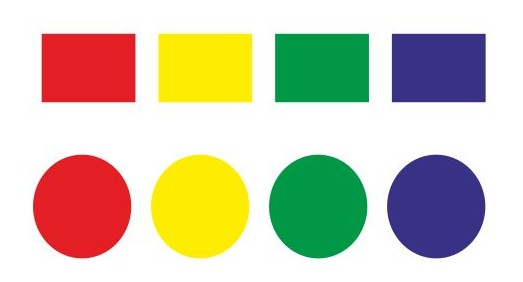
#> input picture clases/DeteccionDeFormas-SegmentacionImagenesPorColor/formas.jpg, 523 x 282 px
$ jupyter execute --allow-errors formasycolores.ipynb
#> lines starting #> are read from the running program, lines starting #| are printed output that depends on the picture; after the words box and inside, x2 and y2 are one past the last pixel; in counts of white or black regions, pixels touching at a corner belong together
[cell 1]
import cv2
import matplotlib.pyplot as plt

[cell 2]
img = cv2.imread("formas.jpg")
#> img is the input picture: shape (282, 523, 3); mean B, G, R 178.3, 200.6, 207.2
plt.imshow(img)

[cell 3]
img = cv2.cvtColor(img, cv2.COLOR_BGR2RGB)
plt.imshow(img)

[cell 4]
img_hsv = cv2.cvtColor(img, cv2.COLOR_RGB2HSV)
#> img_hsv: shape (282, 523, 3); mean H, S, V 54.3, 87.1, 229.5
plt.imshow(img_hsv)

[cell 5]
# Elegimos el umbral de verde en HSV
umbral_bajo = (70,100,100)
umbral_alto = (80,255,255)
# hacemos la mask y filtramos en la original
mask = cv2.inRange(img_hsv, umbral_bajo, umbral_alto)
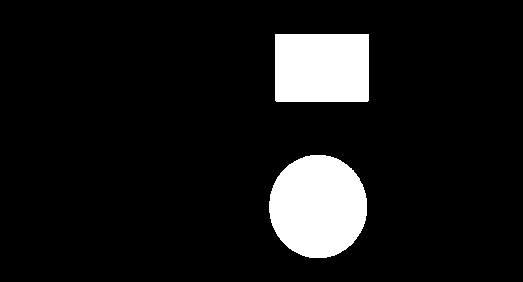
#> mask: shape (282, 523); 9.7% white; 2 white regions, box (x1, y1, x2, y2) and area: (269, 155, 367, 258) 7982, (275, 34, 369, 102) 6390

#plt.imshow(mask)
res = cv2.bitwise_and(img, img, mask=mask)
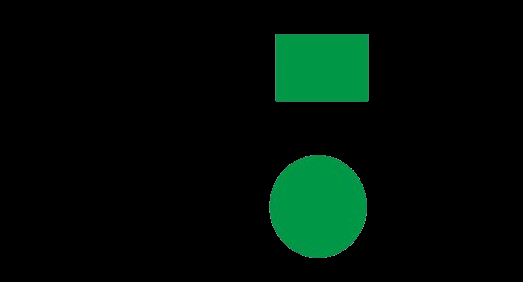
#> res: shape (282, 523, 3); mean R, G, B 0.3, 14.7, 7

[cell 6]
plt.subplot(1, 2, 1)
plt.imshow(mask, cmap="gray")
plt.subplot(1, 2, 2)
plt.imshow(res)
plt.show()
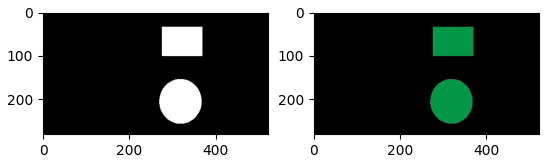
#> figure drawn by matplotlib, 2 panels

[cell 7]
# Elegimos el umbral de rojo en HSV
umbral_bajo = (170,100,100)
umbral_alto = (179,255,255)
# hacemos la mask y filtramos en la original
mask = cv2.inRange(img_hsv, umbral_bajo, umbral_alto)
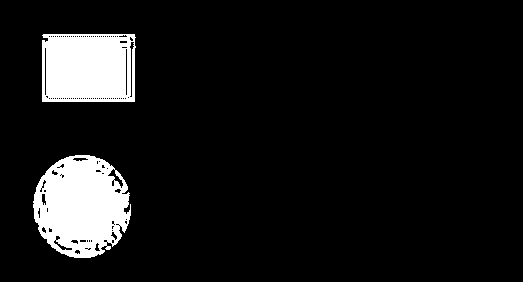
#> mask: shape (282, 523); 9.1% white; 2 white regions, box (x1, y1, x2, y2) and area: (33, 155, 131, 258) 7331, (42, 34, 136, 102) 6032
res = cv2.bitwise_and(img, img, mask=mask)
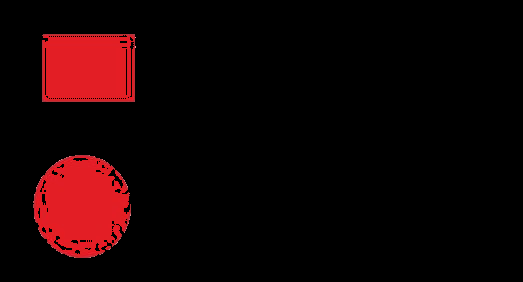
#> res: shape (282, 523, 3); mean R, G, B 20.3, 2.9, 3.5

[cell 8]
plt.subplot(1, 2, 1)
plt.imshow(mask, cmap="gray")
plt.subplot(1, 2, 2)
plt.imshow(res)
plt.show()

[cell 9]
# Elegimos el umbral de rojo en HSV
umbral_bajo1 = (170,100,100)
umbral_alto1 = (179,255,255)
# Elegimos el segundo umbral de rojo en HSV
umbral_bajo2 = (0,100,100)
umbral_alto2 = (10,255,255)
# hacemos la mask y filtramos en la original
mask1 = cv2.inRange(img_hsv, umbral_bajo1, umbral_alto1)
mask2 = cv2.inRange(img_hsv, umbral_bajo2, umbral_alto2)
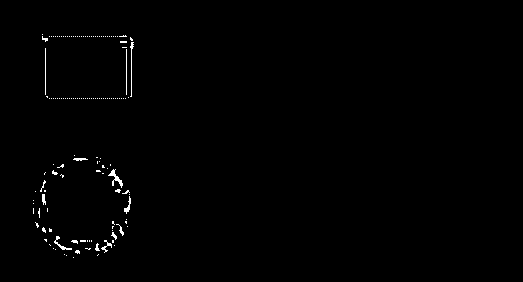
#> mask2: shape (282, 523); 0.65% white in thin lines or dots, all inside (x1, y1, x2, y2) = (33, 34, 134, 258)
mask = mask1 + mask2
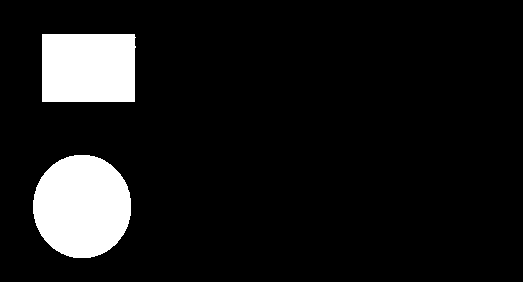
#> mask: shape (282, 523); 9.7% white; 2 white regions, box (x1, y1, x2, y2) and area: (33, 155, 131, 258) 7991, (42, 34, 136, 102) 6327
res = cv2.bitwise_and(img, img, mask=mask)

[cell 10]
plt.subplot(1, 2, 1)
plt.imshow(mask, cmap="gray")
plt.subplot(1, 2, 2)
plt.imshow(res)
plt.show()

[cell 11]
import cv2
import numpy as np
from matplotlib import pyplot as plt

img = cv2.imread('lena.png', cv2.IMREAD_GRAYSCALE)
cv2.imshow('lena.png', img)

hist = cv2.calcHist([img], [0], None, [256], [0, 256])
#> hist = 256 values from 0 to 0
plt.plot(hist, color='gray' )

plt.xlabel('intensidad de iluminacion')
plt.ylabel('cantidad de pixeles')
plt.show()
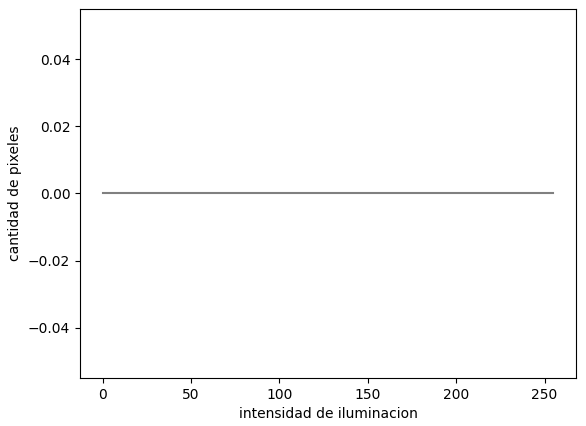
#> figure drawn by matplotlib, 1 panel

cv2.destroyAllWindows()

$ run again, with clases/images/1a.png saved as clases/DeteccionDeFormas-SegmentacionImagenesPorColor/formas.jpg
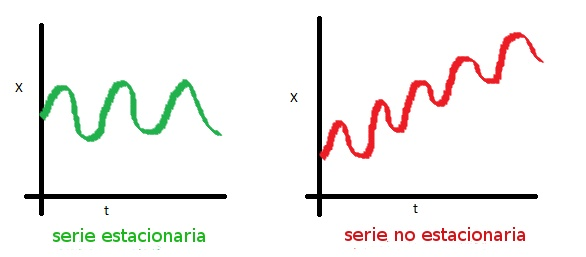
#> input picture clases/images/1a.png, 586 x 257 px
#> img is the input picture: shape (257, 586, 3); mean B, G, R 238.9, 240.9, 242.6
#> img_hsv: shape (257, 586, 3); mean H, S, V 18.4, 9.8, 245.3
#> `mask = cv2.inRange(img_hsv, umbral_bajo, umbral_alto)`:
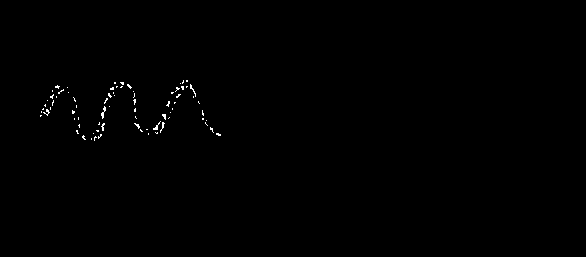
#> mask: shape (257, 586); 0.34% white in thin lines or dots, all inside (x1, y1, x2, y2) = (40, 80, 221, 141)
#> mask2: shape (257, 586); 0.41% white in thin lines or dots, all inside (x1, y1, x2, y2) = (320, 33, 539, 241)
#> `mask = mask1 + mask2`:
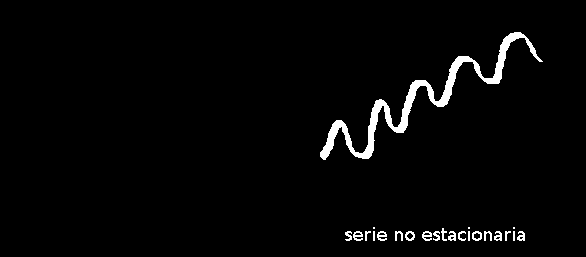
#> mask: shape (257, 586); 2.5% white; 23 white regions (3 under 20 px), largest, box (x1, y1, x2, y2) and area: (320, 32, 543, 160) 2908, (353, 231, 363, 241) 61, (377, 231, 387, 241) 61
#> hist = 256 values from 0 to 0
